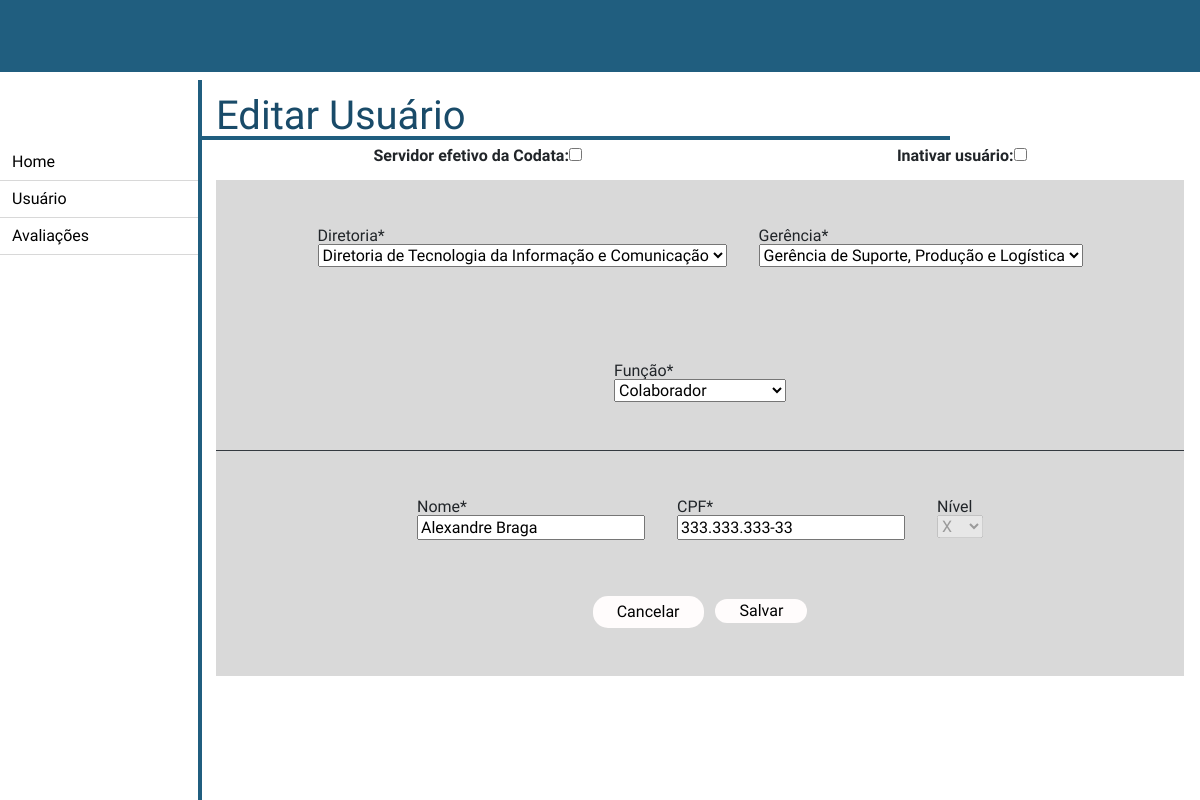
Screenshot of /recursos_humanos/editar_usuario/3 with the database file from the repository.
### recursos_humanos/models.py (models this page shows, shortened)
class Usuario(models.Model):
    FUNCAO = (
        ('presidente', "Presidente"),
        ('diretos', "Diretor"),
        ('gerente', "Gerente"),
        ('chefe', "Chefe"),
        ('colaborador', "Colaborador"),
        ('cedido', "Cedido a outro orgão"),
        ('recursos_humanos', "Recursos Humanos"),
    )
    CLASSE = (
        ('classe1', "Classe 1"),
        ('classe2', "Classe 2"),
        ('classe3', "Classe 3"),
    )
    NIVEL = (
        ('', '----'),
        ('i', "I"),
        ('ii', "II"),
        ('iii', "III"),
        ('iv', "IV"),
        ('v', "V"),
        ('vi', "VI"),
        ('vii', "VII"),
        ('viii', "VIII"),
        ('ix', "IX"),
        ('x', "X"),
        ('xi', "XI"),
        ('xii', "XII"),
    )
    nome = models.CharField(max_length=100, blank=False, null=False)
    senha = models.CharField(max_length=20, blank=False, null=False)
    email = models.EmailField(blank=False, null=False)
    cpf = models.CharField(max_length=14, blank=False, null=False)
    data_criacao_usuario = models.DateField(default=datetime.now, blank=False, null=False)
    data_atualizacao_usuario = models.DateField(blank=True, null=True)
    data_exclusao_usuario = models.DateField(blank=True, null=True)
    ultima_avaliacao = models.DateField(blank=True, null=True)
    setor = models.CharField(max_length=50)
    cargo = models.CharField(max_length=50)
    funcao = models.CharField(max_length=20, choices=FUNCAO)
    classe = models.CharField(max_length=20, choices=CLASSE)
    nivel = models.CharField(max_length=5, choices=NIVEL)
    gerencia = models.ForeignKey('Gerencia', on_delete=models.CASCADE)
    diretoria = models.ForeignKey('Diretoria', on_delete=models.CASCADE)
    efetivo = models.BooleanField(default=False)
    inativo = models.BooleanField(default=False)
    meritos = models.ManyToManyField(FatorDesempenhoMerito, blank=True)
    demeritos = models.ManyToManyField(FatorDesempenhoDemerito, blank=True)
    avaliacoes = models.ManyToManyField(AvaliacaoDesempenho, blank=True)
    class Meta:
        verbose_name = "Usuário"

class Diretoria(models.Model):
    diretoria = models.CharField(max_length=100, blank=False, null=False)
    sigla = models.CharField(max_length=10, blank=False, null=False)
    def __str__(self) -> str:
        return self.diretoria

class Gerencia(models.Model):
    gerencia = models.CharField(max_length=100, blank=False, null=False)
    diretoria = models.ForeignKey(Diretoria, on_delete=models.CASCADE)
    class Meta:
        verbose_name = "Gerência"
    def __str__(self) -> str:
        return self.gerencia

### recursos_humanos/views.py (the view)
# urls.py: path('editar_usuario/<int:id>', views.editar_usuario, name='editar_usuario'),
def editar_usuario(request, id=None):
    instance = get_object_or_404(Usuario, id=id)
    form = EditarUsuarioForm(request.POST or None, instance=instance)
    if form.is_valid():
        instance = form.save(commit=False)
        instance.save()
        return redirect("listar_usuarios")
    return render(request, "recursos_humanos/editar_usuario.html", {"instance": instance, "form": form})

### recursos_humanos/forms.py
class EditarUsuarioForm(forms.ModelForm):
    def __init__(self, *args, **kwargs):
        super().__init__(*args, **kwargs)
        self.fields['gerencia'].queryset = Gerencia.objects.none()
        if 'diretoria' in self.data:
            try:
                id_diretoria = int(self.data.get('diretoria'))
                self.fields['gerencia'].queryset = Gerencia.objects.filter(diretoria_id=id_diretoria).order_by('gerencia')
            except (ValueError, TypeError):
                pass  # invalid input from the client; ignore and fallback to empty Gerencia queryset
        elif self.instance.pk:
            self.fields['gerencia'].queryset = self.instance.diretoria.gerencia_set.order_by('gerencia')
    class Meta:
        model = Usuario
        fields = ['efetivo', 'inativo', 'diretoria', 'gerencia', 'funcao', 'nome', 'cpf', 'nivel']

### templates/recursos_humanos/editar_usuario.html (shortened to what this page needs)
{% extends './home.html' %}
{% block 'conteudo' %}
<div class="col m-0 p-0">
    <h1 class="border-bottom-blue pl-3 w-75">Editar Usuário</h1>
    <form action="" method="post" class="">
        <div class="row d-flex justify-content-around mx-3 my-2">
            <div class="row m-0 fieldWrapper">
                <label class="mb-0 font-weight-bold" for="{{ form.efetivo.efetivo }}">Servidor efetivo da
                    Codata:</label>
                <div>{{ form.efetivo }}</div>
            </div>
            <div class="row m-0 fieldWrapper">
                <label class="mb-0 font-weight-bold" for="{{ form.inativo.inativo }}">Inativar usuário:</label>
                <div>{{ form.inativo }}</div>
            </div>
        </div>
        <div class="d-flex flex-column align-items-center mt-3 mx-3" style="background-color: #D9D9D9;">
            <div class="row justify-content-center m-0">
                <div class="mx-3 my-5 fieldWrapper">
                    <label class="mb-0" for="{{ form.diretoria.diretoria }}">Diretoria*</label>
                    <div>{{ form.diretoria }}</div>
                </div>
                <div class="mx-3 my-5 fieldWrapper">
                    <label class="mb-0" for="{{ form.gerencia.gerencia }}">Gerência*</label>
                    <div>{{ form.gerencia }}</div>
                </div>
                <div class="mx-3 my-5 fieldWrapper">
                    <label class="mb-0" for="{{ form.funcao.funcao }}">Função*</label>
                    <div>{{ form.funcao }}</div>
                </div>
            </div>
            <div class="border-bottom border-dark w-100"></div>
            <div class="row justify-content-center m-0">
                <div class="mx-3 my-5 fieldWrapper">
                    <label class="mb-0" for="{{ form.nome.nome }}">Nome*</label>
                    <div>{{ form.nome }}</div>
                </div>
                <div class="mx-3 my-5 fieldWrapper">
                    <label class="mb-0" for="{{ form.cpf.cpf }}">CPF*</label>
                    <div>{{ form.cpf }}</div>
                </div>
                <div class="mx-3 my-5 fieldWrapper">
                    <label class="mb-0" for="{{ form.nivel.nivel }}">Nível</label>
                    <div>{{ form.nivel }}</div>
                </div>
            </div>
            <div class="mt-2 mb-5">
                <a href="{% url 'listar_usuarios' %}" class="btn border-0 px-4 py-1"
                    style="background-color: #FFFCFC; border-radius: 15px; color: black;" id="botao-editar">Cancelar</a>
                <input class="border-0 px-4 py-1 ml-2" style="background-color: #FFFCFC; border-radius: 15px;" type="submit"
                    value="Salvar">
            </div>
        </div>
    </form>
</div>
{% endblock %}

### locallibrary/static/avaliacao360/css/style.css (style rules this page uses)
html, body, div, span, applet, object, iframe, h1, h2, h3, h4, h5, h6, p, blockquote, pre, a, abbr, acronym, address, big, cite, code, del, dfn, em, img, ins, kbd, q, s, samp, small, strike, b, sub, sup, tt, var, b, u, i, center, dl, dt, dd, ol, ul, li, fieldset, form, label, legend, table, caption, tbody, tfoot, thead, tr, th, td, article, aside, canvas, details, embed, figure, figcaption, footer, header, hgroup, menu, nav, output, ruby, section, summary, time, mark, audio, video { margin: 0; padding: 0; border: 0; font-size: 100%; font: inherit; vertical-align: baseline; font-family: 'Rhodium Libre', serif; }
body { line-height: 1; }
h1 { color: #194b69; border-bottom-width: 4px; border-bottom-style: solid; border-bottom-color: #205e7f; font-size: 2.5em; }

### rows the page displays
Usuario: funcao "Colaborador", nome "Alexandre Braga", cpf "333.333.333-33", nivel "X"
Diretoria: diretoria "Diretoria de Tecnologia da Informação e Comunicação"
Gerencia: gerencia "Gerência de Suporte, Produção e Logística"
